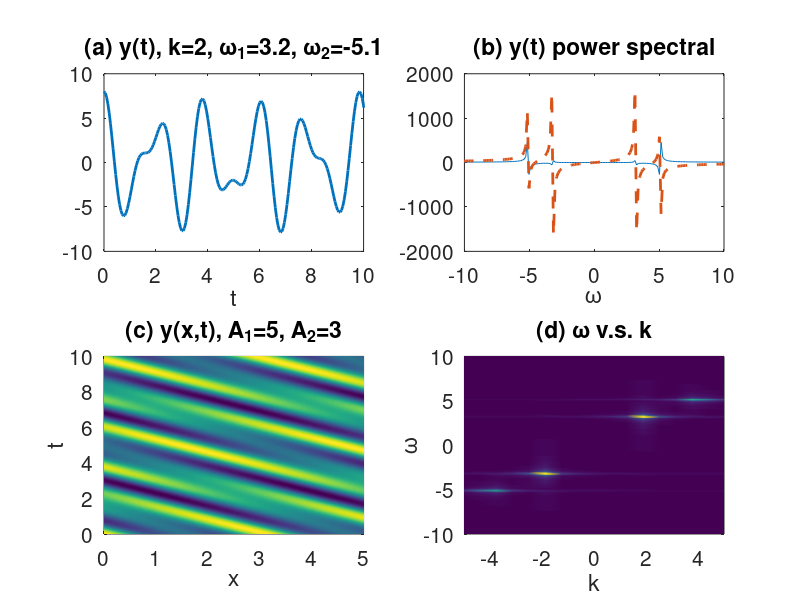

MATLAB code for this plot:
% Hua-sheng XIE, 2014-07-12 23:02
% test fft to minus/plus directions

close all; 
clear; clc;

dt=0.05; dx=0.02;
t=0:dt:50;
x=0:dx:10;

k=2; w1=3.2; w2=-5.1; A1=5; A2=3; %%
[tt,xx]=meshgrid(t,x);
yy=A1*cos(-k*xx-w1*tt)+A2*cos(2*k*xx-w2*tt);
y=A1*cos(w1*t)+A2*cos(w2*t);

nt=length(t); nx=length(x);

yf=fftshift(fft(y));
yyf=fftshift(fft2(yy));
tf0=2*pi/dt.*linspace(-0.5,0.5,nt);
tf=tf0;
dtf=tf0(2)-tf0(1);


h = figure('Unit','Normalized','position',...
    [0.02 0.2 0.5 0.6],'DefaultAxesFontSize',15);

subplot(221);plot(t,y,'LineWidth',2);
xlim([0,10]); xlabel('t');
title(['(a) y(t), k=',num2str(k),', \omega_1=',num2str(w1),...
    ', \omega_2=',num2str(w2)]);

subplot(222);
plot(tf,real(yf),tf,imag(yf),'--','LineWidth',2);
xlim([-10,10]);
xlabel('\omega');
% axis tight;
title('(b) y(t) power spectral');

%%
subplot(223);
pcolor(xx,tt,yy); shading interp;
% surf(xx,tt,yy);
xlim([0,5]); ylim([0,10]);
xlabel('x'); ylabel('t');
title(['(c) y(x,t), A_1=',num2str(A1),', A_2=',num2str(A2)]);

subplot(224);
% tf=1/dt.*linspace(0,1,nt);
kf=2*pi/dx.*linspace(-0.5,0.5,nx);
[ttf,kkf]=meshgrid(tf,kf);
% surf(kkf,ttf,abs(yyf));
pcolor(kkf,ttf,abs(yyf));
% pcolor(kkf,ttf,real(yyf));
% pcolor(kkf,ttf,imag(yyf));
shading interp;
xlim([-5,5]); ylim([-10,10]);
title('(d) \omega v.s. k'); 
xlabel('k'); ylabel('\omega');

print(gcf,'-dpng',['tst_fft2_wk_k=',num2str(k),'_w1=',num2str(w1),...
    '_w2=',num2str(w2),'_A1=',num2str(A1),',A2=',num2str(A2),'.png']);
